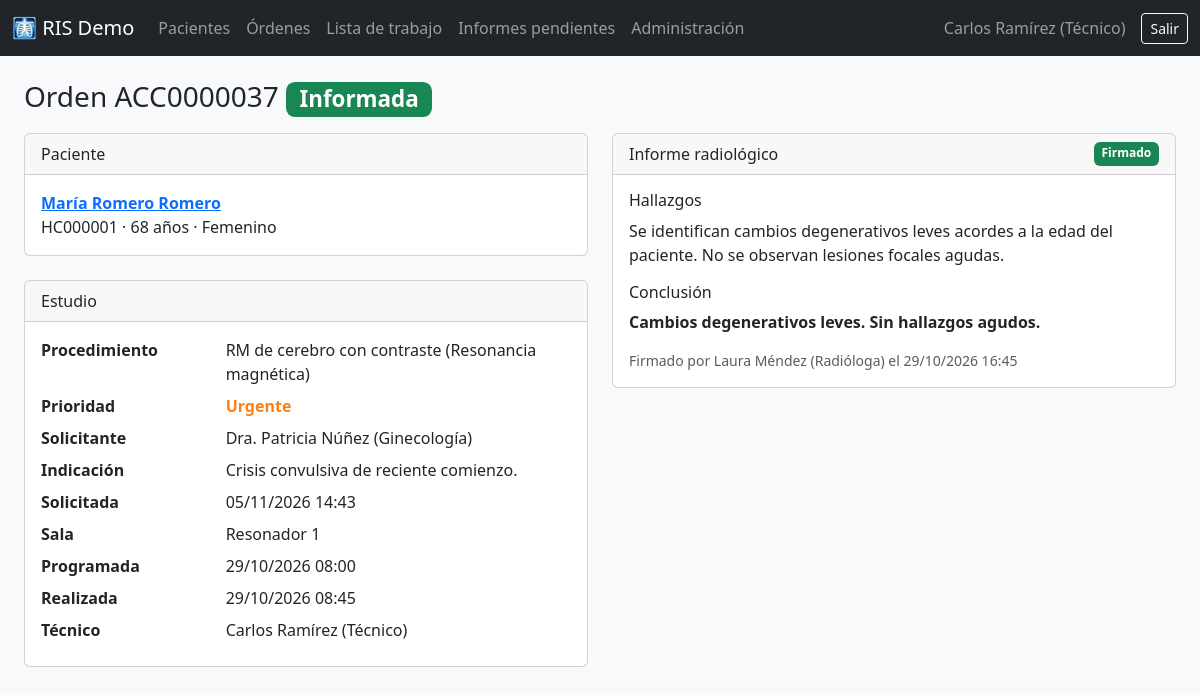
The page /ordenes/37/ (signed in) on the database its author committed.
### ris/models.py (models this page shows, shortened)
class Orden(models.Model):
    class Prioridad(models.TextChoices):
        RUTINA = "RUTINA", "Rutina"
        URGENTE = "URGENTE", "Urgente"
        STAT = "STAT", "Inmediata (STAT)"
    class Estado(models.TextChoices):
        SOLICITADA = "SOLICITADA", "Solicitada"
        PROGRAMADA = "PROGRAMADA", "Programada"
        EN_CURSO = "EN_CURSO", "En curso"
        REALIZADA = "REALIZADA", "Realizada (pendiente de informe)"
        INFORMADA = "INFORMADA", "Informada"
        CANCELADA = "CANCELADA", "Cancelada"
    numero_acceso = models.CharField(
        "N.º de acceso", max_length=20, unique=True, null=True, blank=True, editable=False
    )
    paciente = models.ForeignKey(Paciente, on_delete=models.PROTECT, related_name="ordenes")
    procedimiento = models.ForeignKey(Procedimiento, on_delete=models.PROTECT, related_name="ordenes")
    medico_solicitante = models.CharField("Médico solicitante", max_length=150)
    indicacion_clinica = models.TextField("Indicación clínica")
    prioridad = models.CharField(max_length=10, choices=Prioridad.choices, default=Prioridad.RUTINA)
    estado = models.CharField(max_length=12, choices=Estado.choices, default=Estado.SOLICITADA)
    sala = models.ForeignKey(Sala, on_delete=models.SET_NULL, null=True, blank=True, related_name="ordenes")
    fecha_programada = models.DateTimeField("Fecha y hora programada", null=True, blank=True)
    fecha_inicio = models.DateTimeField(null=True, blank=True)
    fecha_realizacion = models.DateTimeField("Fecha de realización", null=True, blank=True)
    tecnico = models.ForeignKey(
        settings.AUTH_USER_MODEL,
        on_delete=models.SET_NULL,
        null=True,
        blank=True,
        related_name="estudios_realizados",
        verbose_name="Técnico",
    )
    creado = models.DateTimeField("Fecha de solicitud", auto_now_add=True)
    class Meta:
        ordering = ["-creado"]
        verbose_name_plural = "órdenes"
    @property
    def puede_programarse(self):
        return self.estado in (self.Estado.SOLICITADA, self.Estado.PROGRAMADA)
    @property
    def puede_cancelarse(self):
        return self.estado in (self.Estado.SOLICITADA, self.Estado.PROGRAMADA, self.Estado.EN_CURSO)

class Paciente(models.Model):
    class Sexo(models.TextChoices):
        FEMENINO = "F", "Femenino"
        MASCULINO = "M", "Masculino"
        OTRO = "O", "Otro"
    historia_clinica = models.CharField(
        "N.º historia clínica", max_length=20, unique=True, null=True, blank=True, editable=False
    )
    documento = models.CharField("Documento de identidad", max_length=20, unique=True)
    nombres = models.CharField(max_length=100)
    apellidos = models.CharField(max_length=100)
    fecha_nacimiento = models.DateField("Fecha de nacimiento")
    sexo = models.CharField(max_length=1, choices=Sexo.choices)
    telefono = models.CharField("Teléfono", max_length=30, blank=True)
    email = models.EmailField(blank=True)
    creado = models.DateTimeField(auto_now_add=True)
    class Meta:
        ordering = ["apellidos", "nombres"]
    @property
    def nombre_completo(self):
        return f"{self.nombres} {self.apellidos}"
    @property
    def edad(self):
        hoy = date.today()
        fn = self.fecha_nacimiento
        return hoy.year - fn.year - ((hoy.month, hoy.day) < (fn.month, fn.day))

class Procedimiento(models.Model):
    codigo = models.CharField("Código", max_length=20, unique=True)
    nombre = models.CharField(max_length=200)
    modalidad = models.CharField(max_length=2, choices=Modalidad.choices)
    duracion_minutos = models.PositiveIntegerField("Duración (min)", default=15)
    class Meta:
        ordering = ["modalidad", "nombre"]

class Sala(models.Model):
    nombre = models.CharField(max_length=100, unique=True)
    modalidad = models.CharField(max_length=2, choices=Modalidad.choices)
    activa = models.BooleanField(default=True)
    class Meta:
        ordering = ["modalidad", "nombre"]
        verbose_name_plural = "salas"

class Informe(models.Model):
    class Estado(models.TextChoices):
        BORRADOR = "BORRADOR", "Borrador"
        FIRMADO = "FIRMADO", "Firmado"
    orden = models.OneToOneField(Orden, on_delete=models.CASCADE, related_name="informe")
    hallazgos = models.TextField()
    conclusion = models.TextField("Conclusión / impresión diagnóstica")
    estado = models.CharField(max_length=10, choices=Estado.choices, default=Estado.BORRADOR)
    radiologo = models.ForeignKey(
        settings.AUTH_USER_MODEL,
        on_delete=models.SET_NULL,
        null=True,
        blank=True,
        related_name="informes_firmados",
        verbose_name="Radiólogo",
    )
    creado = models.DateTimeField(auto_now_add=True)
    actualizado = models.DateTimeField(auto_now=True)
    fecha_firma = models.DateTimeField(null=True, blank=True)

### ris/views.py (the view)
# urls.py: path("ordenes/<int:pk>/", views.orden_detalle, name="orden_detalle"),
@login_required
def orden_detalle(request, pk):
    orden = get_object_or_404(Orden.objects.select_related(*RELACIONES_ORDEN), pk=pk)
    return render(request, "ris/ordenes/detalle.html", _contexto_detalle(orden))

### ris/views.py (called while the page is built)
def _contexto_detalle(orden, programar_form=None):
    if programar_form is None and orden.puede_programarse:
        programar_form = ProgramarForm(instance=orden)
    return {
        "orden": orden,
        "programar_form": programar_form,
        "informe": getattr(orden, "informe", None),
    }

### ris/templates/ris/ordenes/detalle.html (shortened to what this page needs)
{% extends "ris/base.html" %}
{% block contenido %}
<div class="d-flex flex-wrap justify-content-between align-items-center gap-2 mb-3">
  <h1 class="h3 mb-0">
    Orden {{ orden.numero_acceso }}
    <span class="estado estado-{{ orden.estado }} align-middle">{{ orden.get_estado_display }}</span>
  </h1>
</div>
<div class="row g-4">
  <div class="col-lg-6">
    <div class="card mb-4">
      <div class="card-header">Paciente</div>
      <div class="card-body">
        <a class="fw-bold" href="{% url 'ris:paciente_detalle' orden.paciente.pk %}">{{ orden.paciente.nombre_completo }}</a><br>
        {{ orden.paciente.historia_clinica }} · {{ orden.paciente.edad }} años · {{ orden.paciente.get_sexo_display }}
      </div>
    </div>
    <div class="card mb-4">
      <div class="card-header">Estudio</div>
      <div class="card-body">
        <dl class="row mb-0">
          <dt class="col-sm-4">Procedimiento</dt><dd class="col-sm-8">{{ orden.procedimiento.nombre }} ({{ orden.procedimiento.get_modalidad_display }})</dd>
          <dt class="col-sm-4">Prioridad</dt><dd class="col-sm-8 prio-{{ orden.prioridad }}">{{ orden.get_prioridad_display }}</dd>
          <dt class="col-sm-4">Solicitante</dt><dd class="col-sm-8">{{ orden.medico_solicitante }}</dd>
          <dt class="col-sm-4">Indicación</dt><dd class="col-sm-8">{{ orden.indicacion_clinica|linebreaksbr }}</dd>
          <dt class="col-sm-4">Solicitada</dt><dd class="col-sm-8">{{ orden.creado|date:"d/m/Y H:i" }}</dd>
          <dt class="col-sm-4">Sala</dt><dd class="col-sm-8">{{ orden.sala.nombre|default:"—" }}</dd>
          <dt class="col-sm-4">Programada</dt><dd class="col-sm-8">{{ orden.fecha_programada|date:"d/m/Y H:i"|default:"—" }}</dd>
          <dt class="col-sm-4">Realizada</dt><dd class="col-sm-8">{{ orden.fecha_realizacion|date:"d/m/Y H:i"|default:"—" }}</dd>
          <dt class="col-sm-4">Técnico</dt><dd class="col-sm-8">{{ orden.tecnico.get_full_name|default:orden.tecnico.username|default:"—" }}</dd>
        </dl>
      </div>
    </div>
  </div>
  <div class="col-lg-6">
    {% if informe %}
      <div class="card mb-4">
        <div class="card-header d-flex justify-content-between">
          <span>Informe radiológico</span>
          <span class="badge {% if informe.estado == 'FIRMADO' %}bg-success{% else %}bg-secondary{% endif %}">{{ informe.get_estado_display }}</span>
        </div>
        <div class="card-body">
          <h3 class="h6">Hallazgos</h3>
          <p class="informe-texto">{{ informe.hallazgos }}</p>
          <h3 class="h6">Conclusión</h3>
          <p class="informe-texto fw-semibold">{{ informe.conclusion }}</p>
          {% if informe.estado == "FIRMADO" %}
            <p class="text-muted small mb-0">
              Firmado por {{ informe.radiologo.get_full_name|default:informe.radiologo.username }}
              el {{ informe.fecha_firma|date:"d/m/Y H:i" }}
            </p>
          {% endif %}
        </div>
      </div>
    {% endif %}
  </div>
</div>
{% endblock %}

### ris/templates/ris/base.html (shortened to what this page needs)
<!doctype html>
<html lang="es">
<head>
  <link href="https://cdn.jsdelivr.net/npm/bootstrap@5.3.3/dist/css/bootstrap.min.css" rel="stylesheet">
</head>
<body class="bg-light">
<nav class="navbar navbar-expand navbar-dark bg-dark mb-4">
  <div class="container-fluid">
    <a class="navbar-brand" href="{% url 'ris:dashboard' %}">🩻 RIS Demo</a>
    {% if user.is_authenticated %}
      <ul class="navbar-nav me-auto">
        <li class="nav-item"><a class="nav-link" href="{% url 'ris:pacientes' %}">Pacientes</a></li>
        <li class="nav-item"><a class="nav-link" href="{% url 'ris:ordenes' %}">Órdenes</a></li>
        <li class="nav-item"><a class="nav-link" href="{% url 'ris:worklist' %}">Lista de trabajo</a></li>
        <li class="nav-item"><a class="nav-link" href="{% url 'ris:informes' %}">Informes pendientes</a></li>
        <li class="nav-item"><a class="nav-link" href="{% url 'admin:index' %}">Administración</a></li>
      </ul>
      <span class="navbar-text me-3">{{ user.get_full_name|default:user.username }}</span>
      <form method="post" action="{% url 'admin:logout' %}">
        <button class="btn btn-outline-light btn-sm">Salir</button>
      </form>
    {% endif %}
  </div>
</nav>
<main class="container-fluid px-4 pb-5">
  {% block contenido %}{% endblock %}
</main>
</body>
</html>

### ris/templates/ris/base.html (style rules this page uses)
.estado { display:inline-block; padding:.2em .6em; border-radius:.4em; color:#fff; font-size:.8em; font-weight:600; white-space:nowrap; }
.estado-INFORMADA { background:#198754; }
.prio-URGENTE { color:#fd7e14; font-weight:700; }
.informe-texto { white-space:pre-wrap; }

### rows shown on the page
Orden: numero_acceso "ACC0000037", estado "Informada", paciente.nombre_completo "María Romero Romero", paciente.historia_clinica "HC000001", paciente.edad "68", paciente.sexo "Femenino", procedimiento.nombre "RM de cerebro con contraste", procedimiento.modalidad "Resonancia magnética", prioridad "Urgente", medico_solicitante "Dra. Patricia Núñez (Ginecología)", indicacion_clinica "Crisis convulsiva de reciente comienzo.", creado "05/11/2026 14:43", sala.nombre "Resonador 1", fecha_programada "29/10/2026 08:00", fecha_realizacion "29/10/2026 08:45", tecnico.get_full_name "Carlos Ramírez (Técnico)"
Informe: estado "Firmado", hallazgos "Se identifican cambios degenerativos leves acordes a la edad del paciente. No se observan lesiones focales agudas.", conclusion "Cambios degenerativos leves. Sin hallazgos agudos.", radiologo.get_full_name "Laura Méndez (Radióloga)", fecha_firma "29/10/2026 16:45"

### other values the page prints
{{ user.get_full_name|default:user.username }} "Carlos Ramírez (Técnico)"
